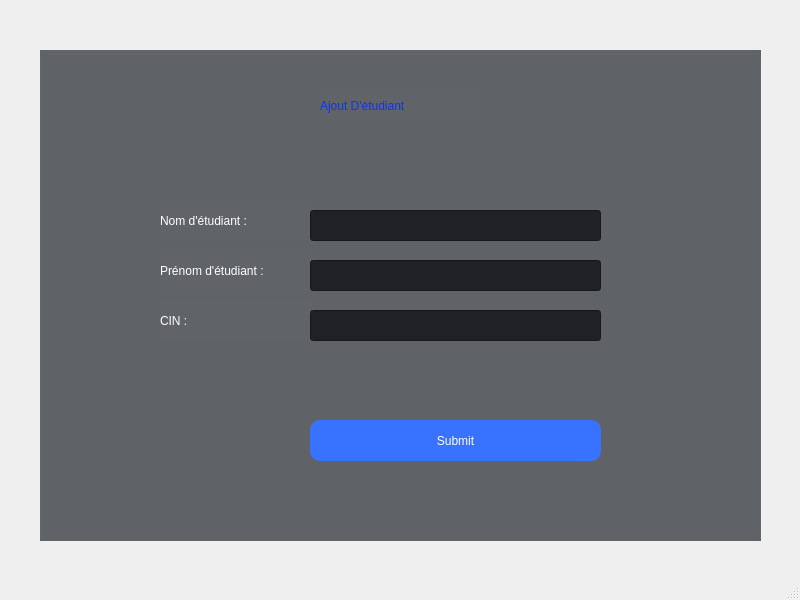
<?xml version="1.0" encoding="UTF-8"?>
<ui version="4.0">
 <class>addEtudiant</class>
 <widget class="QMainWindow" name="addEtudiant">
  <property name="geometry">
   <rect>
    <x>0</x>
    <y>0</y>
    <width>800</width>
    <height>600</height>
   </rect>
  </property>
  <property name="windowTitle">
   <string>MainWindow</string>
  </property>
  <widget class="QWidget" name="centralwidget">
   <widget class="QGroupBox" name="groupBox">
    <property name="geometry">
     <rect>
      <x>40</x>
      <y>50</y>
      <width>721</width>
      <height>491</height>
     </rect>
    </property>
    <property name="layoutDirection">
     <enum>Qt::LeftToRight</enum>
    </property>
    <property name="styleSheet">
     <string notr="true">background-color:#606368;

</string>
    </property>
    <property name="title">
     <string/>
    </property>
    <widget class="QLabel" name="label1">
     <property name="geometry">
      <rect>
       <x>120</x>
       <y>150</y>
       <width>151</width>
       <height>41</height>
      </rect>
     </property>
     <property name="styleSheet">
      <string notr="true">color: rgb(255, 255, 255);
font: 75 12pt &quot;Arial&quot;;
</string>
     </property>
     <property name="text">
      <string>Nom d'étudiant : </string>
     </property>
    </widget>
    <widget class="QLabel" name="label2">
     <property name="geometry">
      <rect>
       <x>120</x>
       <y>200</y>
       <width>151</width>
       <height>41</height>
      </rect>
     </property>
     <property name="styleSheet">
      <string notr="true">color: rgb(255, 255, 255);
font: 75 12pt &quot;Arial&quot;;
</string>
     </property>
     <property name="text">
      <string>Prénom d'étudiant : </string>
     </property>
    </widget>
    <widget class="QLabel" name="label3">
     <property name="geometry">
      <rect>
       <x>120</x>
       <y>250</y>
       <width>151</width>
       <height>41</height>
      </rect>
     </property>
     <property name="styleSheet">
      <string notr="true">color: rgb(255, 255, 255);
font: 75 12pt &quot;Arial&quot;;
</string>
     </property>
     <property name="text">
      <string>CIN : </string>
     </property>
    </widget>
    <widget class="QPushButton" name="pushButton">
     <property name="geometry">
      <rect>
       <x>270</x>
       <y>370</y>
       <width>291</width>
       <height>41</height>
      </rect>
     </property>
     <property name="styleSheet">
      <string notr="true">QPushButton{
background-color:#3773FE;
color:white;
font: 75 12pt &quot;Arial&quot;;
border-radius:10px;
}

QPushButton:hover:!pressed
{
  border: 1px solid black;
}</string>
     </property>
     <property name="text">
      <string>Submit</string>
     </property>
    </widget>
    <widget class="QLineEdit" name="lineEdit1">
     <property name="geometry">
      <rect>
       <x>270</x>
       <y>160</y>
       <width>291</width>
       <height>31</height>
      </rect>
     </property>
     <property name="styleSheet">
      <string notr="true">background-color:#202124;
color: rgb(255, 255, 255);
font: 75 12pt &quot;Arial&quot;;</string>
     </property>
     <property name="clearButtonEnabled">
      <bool>true</bool>
     </property>
    </widget>
    <widget class="QLineEdit" name="lineEdit3">
     <property name="enabled">
      <bool>true</bool>
     </property>
     <property name="geometry">
      <rect>
       <x>270</x>
       <y>260</y>
       <width>291</width>
       <height>31</height>
      </rect>
     </property>
     <property name="styleSheet">
      <string notr="true">background-color:#202124;
color: rgb(255, 255, 255);
font: 75 12pt &quot;Arial&quot;;</string>
     </property>
     <property name="clearButtonEnabled">
      <bool>true</bool>
     </property>
    </widget>
    <widget class="QLabel" name="label">
     <property name="geometry">
      <rect>
       <x>280</x>
       <y>40</y>
       <width>161</width>
       <height>31</height>
      </rect>
     </property>
     <property name="layoutDirection">
      <enum>Qt::LeftToRight</enum>
     </property>
     <property name="styleSheet">
      <string notr="true">color:#0C34F0;
font: 75 16pt bold &quot;Arial Nova&quot;;</string>
     </property>
     <property name="text">
      <string>Ajout D'étudiant</string>
     </property>
    </widget>
    <widget class="QLineEdit" name="lineEdit2">
     <property name="geometry">
      <rect>
       <x>270</x>
       <y>210</y>
       <width>291</width>
       <height>31</height>
      </rect>
     </property>
     <property name="styleSheet">
      <string notr="true">background-color:#202124;
color: rgb(255, 255, 255);
font: 75 12pt &quot;Arial&quot;;</string>
     </property>
     <property name="clearButtonEnabled">
      <bool>true</bool>
     </property>
    </widget>
   </widget>
  </widget>
  <widget class="QMenuBar" name="menubar">
   <property name="geometry">
    <rect>
     <x>0</x>
     <y>0</y>
     <width>800</width>
     <height>20</height>
    </rect>
   </property>
  </widget>
  <widget class="QStatusBar" name="statusbar"/>
 </widget>
 <resources/>
 <connections/>
</ui>
